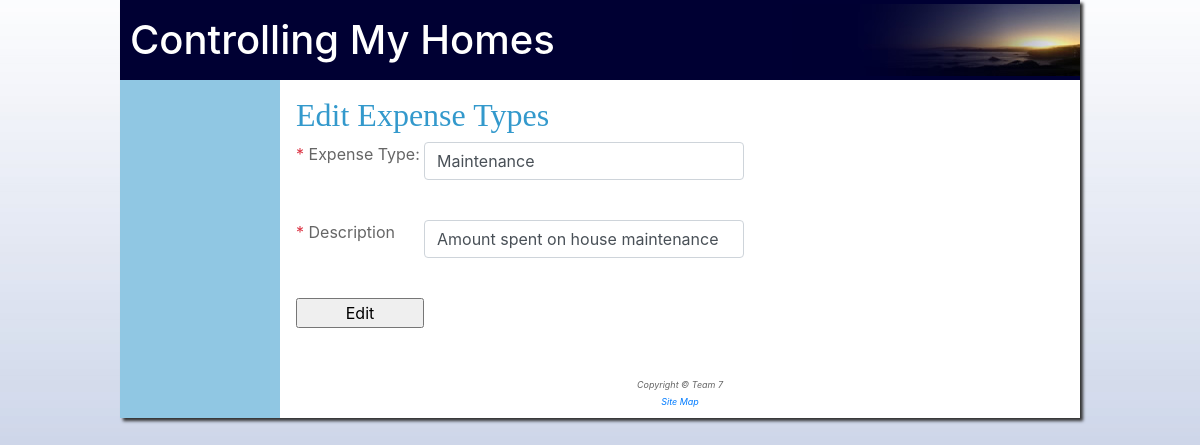
Screenshot of /expensetypes/editExpenseTypes/2 with the database file from the repository.
### tables this page shows
CREATE TABLE `expense_types` (
  `type_id` int(11) NOT NULL,
  `type_name` varchar(25) NOT NULL,
  `description` varchar(250) NOT NULL,
  `is_active` tinyint(1) NOT NULL,
  `created_by` int(11) NOT NULL,
  `created_date` date NOT NULL,
  `modified_by` int(11) NOT NULL,
  `modified_date` date NOT NULL
);

### application/controllers/expensetypes.php (called while the page is built, shortened)
<?php
class expensetypes extends CI_Controller {
    public function __construct()
    {
        $this->load->helper('utility');
        $this->load->helper('security');
       $this->load->library(array('form_validation','session'));
        $this->load->helper(array('url','html','form'));
        $this->load->model('expensetypes_model');
    }
public function editExpenseTypes(){
    $typeId =$this->uri->segment(3);
    $data['expense_types']=$this->expensetypes_model->edit_expensetypes($typeId);
    $this->load->view('editexpensetypes_view',$data);
}
}
?>

### index.php (called while the page is built, shortened)
<?php
require_once BASEPATH.'core/CodeIgniter.php';

### application/models/expensetypes_model.php (called while the page is built, shortened)
<?php if ( ! defined('BASEPATH')) exit('No direct script access allowed');
class expensetypes_model extends CI_Model {
public function edit_expensetypes($typeId){
   $options1=array('type_id'=>$typeId);
   $expensetypes = $this->db->get_where('expense_types',$options1)->result_array();
   return $expensetypes;
}
}

### application/views/editexpensetypes_view.php (the view, shortened to what this page needs)
<!DOCTYPE html>
<html lang="en">
<head>
    <link rel="stylesheet" href="https://maxcdn.bootstrapcdn.com/bootstrap/4.0.0/css/bootstrap.min.css"
>
    <link href="<?php echo base_url(); ?>assets/css/toastr.css" rel="stylesheet"/>
    <link rel = "stylesheet" type = "text/css"
         href = "<?php echo css_url(); ?>">
</head>
<body id="wrapper">
    <section class="row">
        <div id="nav-div" class="col-xs-12 col-md-3 col-lg-2">
    </div>
    <div class="col-xs-12 col-md-9 col-lg-10">
        <section class="p-20">
            <h2 class="my-h2">Edit Expense Types</h2>
          <form name="myforms" novalidate action= <?php echo site_url('expensetypes/updateexpensetypes');  ?> method="post"  onsubmit="validateForms();">
              <div class="row form-group">
                <div class="col-sm-12 col-md-2">
                    <label for="expenseType" class="control-label">
                        <span class="text-danger">*</span> Expense Type:
                    </label>
                </div>
                <div class="col-sm-12 col-md-5">
                    <input type="text" class="form-control" required id="expenseType" name="expenseType"
                    value=
                    <?php
                    if(!empty($expense_types)){
                       foreach($expense_types as $row):
                         echo $row['type_name'];
                     endforeach;
                 }?>>
             </div>
         </div>
         <div class="row form-group">
            <div class="col-sm-12 col-md-2">
                <label for="description" class="control-label">
                    <span class="text-danger">*</span> Description
                </label>
            </div>
            <div class="col-sm-12 col-md-5">
                <input type="text" class="form-control" required id="description" name="description" value=
                <?php
                if(!empty($expense_types)){
                   foreach($expense_types as $row):
                     echo '"'.$row['description'].'"';
                 endforeach;
             }?>>
         </div>
     </div>
     <input type="submit"  name="submit" value="Edit" class="col-lg-2">
 </form>
</section>
<br/>
        </div>
    </section>
</body>
</html>

### assets/css/pacific.css (style rules this page uses)
html { background-image: url(../images/background.jpg); background-repeat: repeat-x; font-family: Verdana, Arial, sans-serif; }
#wrapper { width: 80%; margin: 0px; margin-left: 10%; margin-right: 10%; box-shadow: 3px 3px 3px #333333; }
body { background-color: #ffffff; color: #666666; }
.row { padding: 0px; margin-left: 0px !important; margin-right: 0px !important }
.row div { padding: 0px; }
.my-h2 { color: #3399cc; font-family: Georgia, serif !important; margin-top: 0px; }
#nav-div { background-color: #90c7e3; }
section { padding: 2%; }
.p-20 { padding: 2% !important; }

### rows the page displays
expense_types: expenseType "Maintenance", description "Amount spent on house maintenance"
